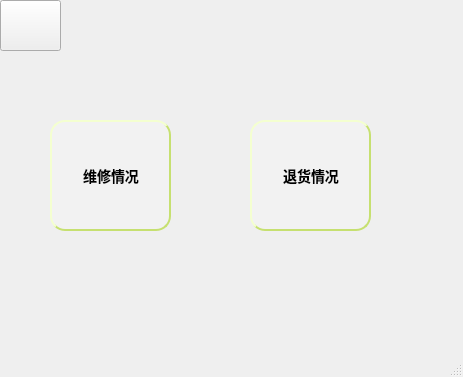
<?xml version="1.0" encoding="UTF-8"?>
<ui version="4.0">
 <class>MainWindow11</class>
 <widget class="QMainWindow" name="MainWindow11">
  <property name="geometry">
   <rect>
    <x>0</x>
    <y>0</y>
    <width>463</width>
    <height>377</height>
   </rect>
  </property>
  <property name="windowTitle">
   <string>MainWindow</string>
  </property>
  <property name="styleSheet">
   <string notr="true">
 background-color: qlineargradient(x1:0, y1:0, x2:1, y2:1,
stop:0 #ffffff,stop:1 #ffffff);</string>
  </property>
  <widget class="QWidget" name="centralwidget">
   <widget class="QPushButton" name="pushButton">
    <property name="geometry">
     <rect>
      <x>250</x>
      <y>120</y>
      <width>121</width>
      <height>111</height>
     </rect>
    </property>
    <property name="styleSheet">
     <string notr="true">QPushButton:hover {
background-color: #91c46c;

}

QPushButton {
background-color: #ffffff;
color: #ffffff;
color: black;
                    /* 文字颜色 */
background-color: #f2f2f2;       /* 背景色 */
border-style: outset;            /* 边框风格 */
border-width: 2px;               /* 边框宽度 */
border-radius: 5px;              /* 边框圆角 */
border-color: #c6e070;           /* 边框颜色 */
font: bold 14px;                 /* 字体 */
min-width: 2em;                  /* 控件最小宽度 */
min-height: 2px;                 /* 控件最小高度 */
font-family: 宋体;            /* 字库 */
padding: 5px;                    /* 内边距 */
padding-left:6px;                /* 文字横向偏移 */
padding-top:6px;                 /* 文字纵向偏移 */
border-radius:15px
}
QPushButton:pressed {
background-color: #287d7d;
}
</string>
    </property>
    <property name="text">
     <string>退货情况</string>
    </property>
   </widget>
   <widget class="QPushButton" name="pushButton_2">
    <property name="geometry">
     <rect>
      <x>50</x>
      <y>120</y>
      <width>121</width>
      <height>111</height>
     </rect>
    </property>
    <property name="styleSheet">
     <string notr="true">QPushButton:hover {
background-color: #91c46c;

}

QPushButton {
background-color: #ffffff;
color: #ffffff;
color: black;
                    /* 文字颜色 */
background-color: #f2f2f2;       /* 背景色 */
border-style: outset;            /* 边框风格 */
border-width: 2px;               /* 边框宽度 */
border-radius: 5px;              /* 边框圆角 */
border-color: #c6e070;           /* 边框颜色 */
font: bold 14px;                 /* 字体 */
min-width: 2em;                  /* 控件最小宽度 */
min-height: 2px;                 /* 控件最小高度 */
font-family: 宋体;            /* 字库 */
padding: 5px;                    /* 内边距 */
padding-left:6px;                /* 文字横向偏移 */
padding-top:6px;                 /* 文字纵向偏移 */
border-radius:15px
}
QPushButton:pressed {
background-color: #287d7d;
}
</string>
    </property>
    <property name="text">
     <string>维修情况</string>
    </property>
   </widget>
   <widget class="QLabel" name="label_5">
    <property name="geometry">
     <rect>
      <x>350</x>
      <y>300</y>
      <width>61</width>
      <height>31</height>
     </rect>
    </property>
    <property name="styleSheet">
     <string notr="true">
 background-color: qlineargradient(x1:0, y1:0, x2:1, y2:1,
stop:0 #1c344c,stop:1#1c344c);
 </string>
    </property>
    <property name="text">
     <string/>
    </property>
   </widget>
   <widget class="QLabel" name="label_4">
    <property name="geometry">
     <rect>
      <x>280</x>
      <y>300</y>
      <width>71</width>
      <height>31</height>
     </rect>
    </property>
    <property name="styleSheet">
     <string notr="true">
 background-color: qlineargradient(x1:0, y1:0, x2:1, y2:1,
stop:0 #91c46c,stop:1#91c46c);
 </string>
    </property>
    <property name="text">
     <string/>
    </property>
   </widget>
   <widget class="QLabel" name="label_6">
    <property name="geometry">
     <rect>
      <x>410</x>
      <y>300</y>
      <width>54</width>
      <height>31</height>
     </rect>
    </property>
    <property name="styleSheet">
     <string notr="true">
 background-color: qlineargradient(x1:0, y1:0, x2:1, y2:1,
stop:0 #287d7d,stop:1#287d7d);
 </string>
    </property>
    <property name="text">
     <string/>
    </property>
   </widget>
   <widget class="QLabel" name="label_2">
    <property name="geometry">
     <rect>
      <x>-10</x>
      <y>300</y>
      <width>191</width>
      <height>31</height>
     </rect>
    </property>
    <property name="styleSheet">
     <string notr="true">
 background-color: qlineargradient(x1:0, y1:0, x2:1, y2:1,
stop:0 #f2f2f2,stop:1 #f2f2f2);
 </string>
    </property>
    <property name="text">
     <string/>
    </property>
   </widget>
   <widget class="QLabel" name="label_3">
    <property name="geometry">
     <rect>
      <x>180</x>
      <y>300</y>
      <width>101</width>
      <height>31</height>
     </rect>
    </property>
    <property name="styleSheet">
     <string notr="true">
 background-color: qlineargradient(x1:0, y1:0, x2:1, y2:1,
stop:0 #c6e070,stop:1#c6e070);
 </string>
    </property>
    <property name="text">
     <string/>
    </property>
   </widget>
   <widget class="QPushButton" name="pushButton_3">
    <property name="geometry">
     <rect>
      <x>0</x>
      <y>0</y>
      <width>61</width>
      <height>51</height>
     </rect>
    </property>
    <property name="styleSheet">
     <string notr="true">QPushButton{
border-image: url(:/pic/10.png);


 background-color: qlineargradient(x1:0, y1:0, x2:1, y2:1,
stop:0 #91c46c,stop:1#91c46c);
 
}
QPushButton:pressed {
background-color: #287d7d;
}

 </string>
    </property>
    <property name="text">
     <string/>
    </property>
   </widget>
   <widget class="QLabel" name="label">
    <property name="geometry">
     <rect>
      <x>60</x>
      <y>0</y>
      <width>411</width>
      <height>51</height>
     </rect>
    </property>
    <property name="styleSheet">
     <string notr="true">
 background-color: qlineargradient(x1:0, y1:0, x2:1, y2:1,
stop:0 #91c46c,stop:1#91c46c);
 
color: white; </string>
    </property>
    <property name="text">
     <string/>
    </property>
   </widget>
  </widget>
  <widget class="QMenuBar" name="menubar">
   <property name="geometry">
    <rect>
     <x>0</x>
     <y>0</y>
     <width>463</width>
     <height>21</height>
    </rect>
   </property>
  </widget>
  <widget class="QStatusBar" name="statusbar"/>
 </widget>
 <resources/>
 <connections/>
</ui>
